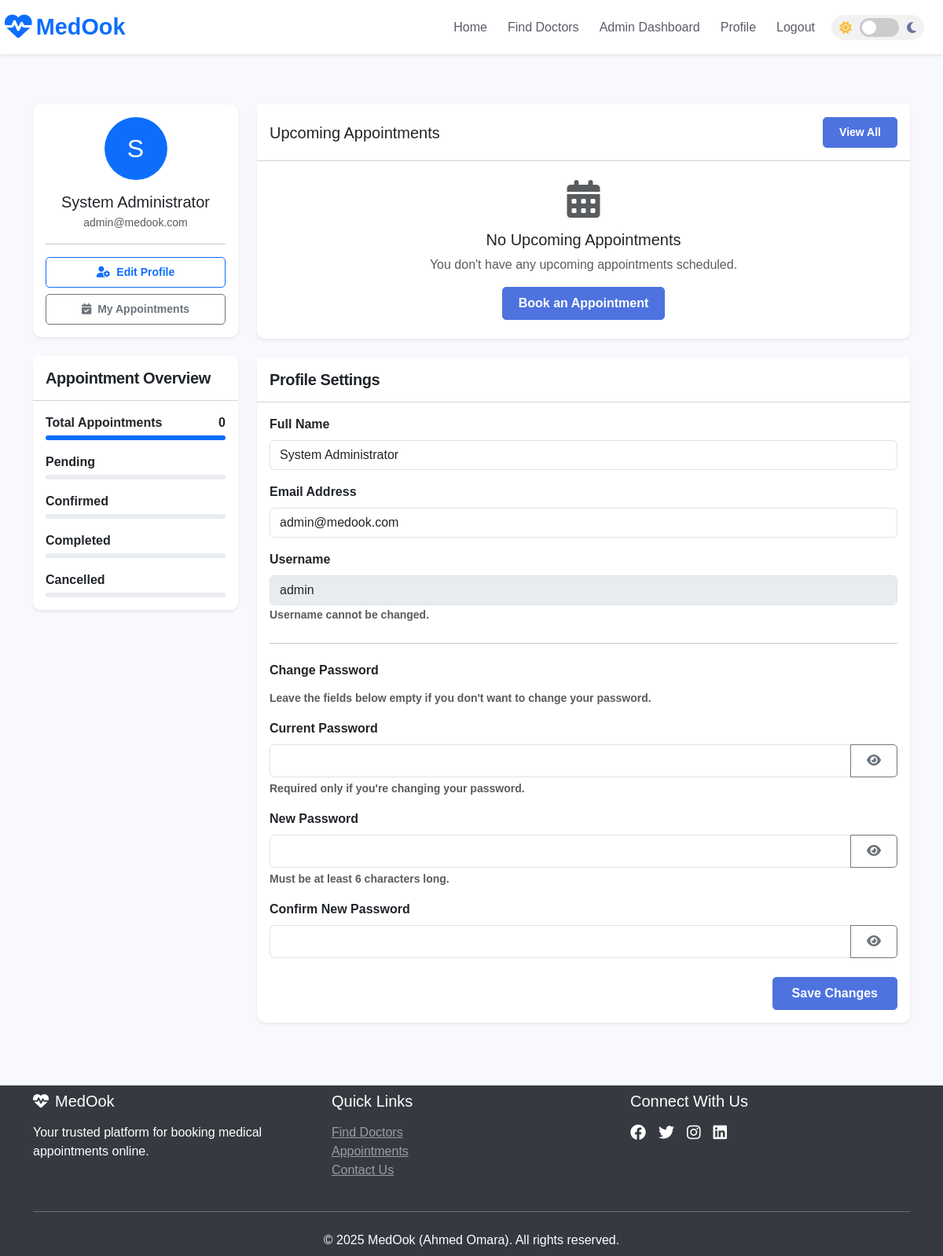
The page /pages/profile.php (signed in) on the database its author committed.
### tables this page shows
CREATE TABLE IF NOT EXISTS users (
    id INT AUTO_INCREMENT PRIMARY KEY,
    username VARCHAR(50) NOT NULL UNIQUE,
    password VARCHAR(255) NOT NULL,
    email VARCHAR(100) NOT NULL UNIQUE,
    full_name VARCHAR(100) NOT NULL,
    role ENUM('patient', 'doctor', 'admin') NOT NULL DEFAULT 'patient',
    created_at TIMESTAMP DEFAULT CURRENT_TIMESTAMP
);

### pages/profile.php (the view, shortened to what this page needs)
<?php
require_once __DIR__ . '/../includes/header.php';
require_once __DIR__ . '/../config/db_config.php';
$user_id = $_SESSION['user_id'];
$sql = "SELECT * FROM users WHERE id = ?";
$stmt = $conn->prepare($sql);
$stmt->bind_param("i", $user_id);
$stmt->execute();
$result = $stmt->get_result();
$user = $result->fetch_assoc();
$appointmentStatsSql = "SELECT
                           COUNT(*) as total,
                           SUM(CASE WHEN status = 'pending' THEN 1 ELSE 0 END) as pending,
                           SUM(CASE WHEN status = 'confirmed' THEN 1 ELSE 0 END) as confirmed,
                           SUM(CASE WHEN status = 'completed' THEN 1 ELSE 0 END) as completed,
                           SUM(CASE WHEN status = 'cancelled' THEN 1 ELSE 0 END) as cancelled
                        FROM appointments
                        WHERE patient_id = ?";
$statsStmt = $conn->prepare($appointmentStatsSql);
$statsStmt->bind_param("i", $user_id);
$statsStmt->execute();
$stats = $statsStmt->get_result()->fetch_assoc();
$upcomingApptSql = "SELECT a.*, d.specialty, u.full_name as doctor_name
                    FROM appointments a
                    JOIN doctors d ON a.doctor_id = d.id
                    JOIN users u ON d.user_id = u.id
                    WHERE a.patient_id = ? AND a.status IN ('pending', 'confirmed')
                    AND a.appointment_date >= CURDATE()
                    ORDER BY a.appointment_date ASC, a.appointment_time ASC
                    LIMIT 3";
$upcomingStmt = $conn->prepare($upcomingApptSql);
$upcomingStmt->bind_param("i", $user_id);
$upcomingStmt->execute();
$upcomingAppointments = $upcomingStmt->get_result();
?>
<div class="container py-5">
    <div class="row">
        <div class="col-lg-3 mb-4">
            <div class="card shadow-sm" data-aos="fade-right">
                <div class="card-body text-center">
                    <div class="mb-3">
                        <div class="rounded-circle bg-primary text-white d-flex align-items-center justify-content-center mx-auto" style="width: 80px; height: 80px; font-size: 2rem;">
                            <?php echo strtoupper(substr($user['full_name'], 0, 1)); ?>
                        </div>
                    </div>
                    <h5 class="card-title mb-1"><?php echo htmlspecialchars($user['full_name']); ?></h5>
                    <p class="text-muted small mb-3"><?php echo htmlspecialchars($user['email']); ?></p>
                    <hr>
                    <div class="d-grid gap-2">
                        <a href="#profile-settings" class="btn btn-outline-primary btn-sm">
                            <i class="fas fa-user-cog me-2"></i>Edit Profile
                        </a>
                        <a href="appointments.php" class="btn btn-outline-secondary btn-sm">
                            <i class="fas fa-calendar-check me-2"></i>My Appointments
                        </a>
                    </div>
                </div>
            </div>
            <div class="card shadow-sm mt-4" data-aos="fade-right" data-aos-delay="100">
                <div class="card-header bg-white py-3">
                    <h5 class="card-title mb-0 fw-bold text-dark">Appointment Overview</h5>
                </div>
                <div class="card-body">
                    <div class="mb-3">
                        <div class="d-flex justify-content-between mb-1">
                            <span class="fw-semibold text-dark">Total Appointments</span>
                            <span class="fw-bold"><?php echo $stats['total']; ?></span>
                        </div>
                        <div class="progress" style="height: 6px;">
                            <div class="progress-bar bg-primary" role="progressbar" style="width: 100%;" aria-valuenow="100" aria-valuemin="0" aria-valuemax="100"></div>
                        </div>
                    </div>
                    <div class="mb-3">
                        <div class="d-flex justify-content-between mb-1">
                            <span class="fw-semibold text-dark">Pending</span>
                        </div>
                        <div class="progress" style="height: 6px;">
                        </div>
                    </div>
                    <div class="mb-3">
                        <div class="d-flex justify-content-between mb-1">
                            <span class="fw-semibold text-dark">Confirmed</span>
                        </div>
                        <div class="progress" style="height: 6px;">
                        </div>
                    </div>
                    <div class="mb-3">
                        <div class="d-flex justify-content-between mb-1">
                            <span class="fw-semibold text-dark">Completed</span>
                        </div>
                        <div class="progress" style="height: 6px;">
                        </div>
                    </div>
                    <div class="mb-0">
                        <div class="d-flex justify-content-between mb-1">
                            <span class="fw-semibold text-dark">Cancelled</span>
                        </div>
                        <div class="progress" style="height: 6px;">
                        </div>
                    </div>
                </div>
            </div>
        </div>
        <div class="col-lg-9">
            <div class="card shadow-sm mb-4" data-aos="fade-up">
                <div class="card-header bg-white py-3 d-flex justify-content-between align-items-center">
                    <h5 class="card-title mb-0">Upcoming Appointments</h5>
                    <a href="appointments.php" class="btn btn-sm btn-primary">View All</a>
                </div>
                <div class="card-body p-0">
                    <?php if ($upcomingAppointments->num_rows > 0): ?>
                        <div class="table-responsive">
                            <table class="table table-hover mb-0">
                                <thead class="table-light">
                                    <tr>
                                        <th scope="col">Doctor</th>
                                        <th scope="col">Specialty</th>
                                        <th scope="col">Date & Time</th>
                                        <th scope="col">Status</th>
                                    </tr>
                                </thead>
                                <tbody>
                                    <?php while ($appointment = $upcomingAppointments->fetch_assoc()): ?>
                                        <?php
                                        $date = new DateTime($appointment['appointment_date']);
                                        $formattedDate = $date->format('M d, Y');
                                        $time = new DateTime($appointment['appointment_time']);
                                        $formattedTime = $time->format('h:i A');
                                        ?>
                                        <tr>
                                            <td><?php echo htmlspecialchars($appointment['doctor_name']); ?></td>
                                            <td><?php echo htmlspecialchars($appointment['specialty']); ?></td>
                                            <td>
                                                <div><?php echo $formattedDate; ?></div>
                                                <small class="text-muted"><?php echo $formattedTime; ?></small>
                                            </td>
                                            <td>
                                                <?php
                                                switch ($appointment['status']) {
                                                    case 'pending':
                                                        echo '<span class="badge bg-warning text-dark">Pending</span>';
                                                        break;
                                                    case 'confirmed':
                                                        echo '<span class="badge bg-success">Confirmed</span>';
                                                        break;
                                                    default:
                                                        echo '<span class="badge bg-secondary">Unknown</span>';
                                                }
                                                ?>
                                            </td>
                                        </tr>
                                    <?php endwhile; ?>
                                </tbody>
                            </table>
                        </div>
                    <?php else: ?>
                        <div class="text-center py-4">
                            <i class="fas fa-calendar-alt fa-3x text-muted mb-3"></i>
                            <h5>No Upcoming Appointments</h5>
                            <p class="text-muted mb-3">You don't have any upcoming appointments scheduled.</p>
                            <a href="doctors.php" class="btn btn-primary">Book an Appointment</a>
                        </div>
                    <?php endif; ?>
                </div>
            </div>
            <div class="card shadow-sm" id="profile-settings" data-aos="fade-up" data-aos-delay="100">
                <div class="card-header bg-white py-3">
                    <h5 class="card-title mb-0 fw-bold text-dark">Profile Settings</h5>
                </div>
                <div class="card-body">
                    <form method="post" action="" class="needs-validation" novalidate>
                        <div class="mb-3">
                            <label for="full_name" class="form-label fw-bold text-dark">Full Name</label>
                            <input type="text" class="form-control" id="full_name" name="full_name" value="<?php echo htmlspecialchars($user['full_name']); ?>" required>
                        </div>
                        <div class="mb-3">
                            <label for="email" class="form-label fw-bold text-dark">Email Address</label>
                            <input type="email" class="form-control" id="email" name="email" value="<?php echo htmlspecialchars($user['email']); ?>" required>
                        </div>
                        <div class="mb-3">
                            <label for="username" class="form-label fw-bold text-dark">Username</label>
                            <input type="text" class="form-control" id="username" value="<?php echo htmlspecialchars($user['username']); ?>" readonly disabled>
                            <small class="text-muted fw-semibold">Username cannot be changed.</small>
                        </div>
                        <hr class="my-4">
                        <h6 class="mb-3 fw-bold text-dark">Change Password</h6>
                        <p class="text-muted small mb-3 fw-semibold">Leave the fields below empty if you don't want to change your password.</p>
                        <div class="mb-3">
                            <label for="current_password" class="form-label fw-bold text-dark">Current Password</label>
                            <div class="input-group">
                                <input type="password" class="form-control" id="current_password" name="current_password">
                                <button class="btn btn-outline-secondary toggle-password" type="button" data-target="#current_password">
                                    <i class="fas fa-eye"></i>
                                </button>
                            </div>
                            <div class="form-text fw-semibold">Required only if you're changing your password.</div>
                        </div>
                        <div class="mb-3">
                            <label for="new_password" class="form-label fw-bold text-dark">New Password</label>
                            <div class="input-group">
                                <input type="password" class="form-control" id="new_password" name="new_password">
                                <button class="btn btn-outline-secondary toggle-password" type="button" data-target="#new_password">
                                    <i class="fas fa-eye"></i>
                                </button>
                            </div>
                            <div class="form-text fw-semibold">Must be at least 6 characters long.</div>
                        </div>
                        <div class="mb-4">
                            <label for="confirm_password" class="form-label fw-bold text-dark">Confirm New Password</label>
                            <div class="input-group">
                                <input type="password" class="form-control" id="confirm_password" name="confirm_password">
                                <button class="btn btn-outline-secondary toggle-password" type="button" data-target="#confirm_password">
                                    <i class="fas fa-eye"></i>
                                </button>
                            </div>
                        </div>
                        <div class="text-end">
                            <button type="submit" name="update_profile" class="btn btn-primary px-4 fw-bold">Save Changes</button>
                        </div>
                    </form>
                </div>
            </div>
        </div>
    </div>
</div>
<?php
require_once __DIR__ . '/../includes/footer.php';
?>

### assets/css/style.css (style rules this page uses)
:root { --primary-color: #4E73DF; --secondary-color: #1CC88A; --dark-color: #5A5C69; --light-color: #F8F9FC; --danger-color: #E74A3B; --warning-color: #F6C23E; --info-color: #36B9CC; --bg-color: #f8f9fc; --text-color: #5a5c69; --card-bg: #ffffff; --border-color: #e3e6f0; --navbar-bg: #ffffff; --navbar-text: #5a5c69; --footer-bg: #343a40; --footer-text: #ffffff; --header-shadow: 0 4px 20px rgba(0, 0, 0, 0.05); --card-shadow: 0 4px 20px rgba(0, 0, 0, 0.05); }
body { font-family: 'Nunito', sans-serif; background-color: var(--bg-color); color: var(--text-color); transition: background-color 0.3s ease, color 0.3s ease; }
.btn { border-radius: 5px; padding: 0.5rem 1.25rem; font-weight: 600; transition: all 0.3s ease-in-out; }
.btn-primary { background-color: var(--primary-color); border-color: var(--primary-color); }
.card { border: none; border-radius: 10px; box-shadow: var(--card-shadow); transition: all 0.3s ease; background-color: var(--card-bg); }

### pages/profile.php (style rules this page uses)
.form-label { margin-bottom: 0.5rem; }
.toggle-password { cursor: pointer; }
.text-dark { color: #212529 !important; }
.fw-bold { font-weight: 700 !important; }
.fw-semibold { font-weight: 600 !important; }
.card-title.fw-bold { letter-spacing: -0.02em; }

### rows shown on the page
users: full_name "S", full_name "System Administrator", email "admin@medook.com", username "admin"

### other values the page prints
$stats['total'] "0"
